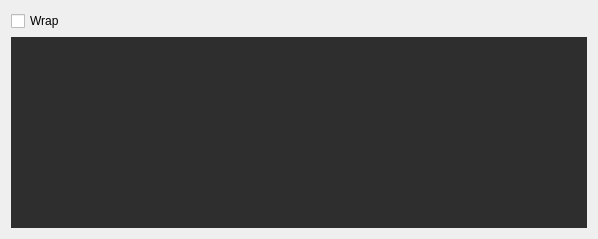
<?xml version="1.0" encoding="UTF-8"?>
<ui version="4.0">
 <class>RdvInstruction</class>
 <widget class="QDialog" name="RdvInstruction">
  <property name="geometry">
   <rect>
    <x>0</x>
    <y>0</y>
    <width>598</width>
    <height>239</height>
   </rect>
  </property>
  <property name="windowTitle">
   <string>RDV Instruction</string>
  </property>
  <property name="windowIcon">
   <iconset>
    <normaloff>icons/instruction.png</normaloff>icons/instruction.png</iconset>
  </property>
  <layout class="QGridLayout" name="gridLayout">
   <item row="0" column="0">
    <widget class="QCheckBox" name="chbx_wrap">
     <property name="text">
      <string>Wrap</string>
     </property>
    </widget>
   </item>
   <item row="1" column="0">
    <widget class="QPlainTextEdit" name="txt_input_field">
     <property name="styleSheet">
      <string notr="true">QPlainTextEdit {
    border: none;  /* Убираем рамки */
    outline: none; /* Убираем синие линии при фокусе */
    background-color: #2E2E2E; /* Темный фон */
    color: #C5C5C5; /* Цвет текста */
}

/* Стиль для вертикальной полосы прокрутки */
QScrollBar:vertical {
    border: none;
    background-color: #2E2E2E;  /* Цвет фона */
    width: 10px;                /* Ширина полосы прокрутки */
    margin: 0px 0px 0px 0px;
}

QScrollBar::handle:vertical {
    background-color: #5E5E5E;  /* Цвет ползунка */
    min-height: 10px;
    border-radius: 5px;         /* Закругление углов ползунка */
}

QScrollBar::add-line:vertical,
QScrollBar::sub-line:vertical {
    background-color: #4A4A4A;  /* Цвет кнопок вверх и вниз */
    height: 15px;
    subcontrol-origin: margin;
    subcontrol-position: top;
    border-radius: 4px;         /* Закругление углов кнопок */
}

QScrollBar::add-line:vertical:hover,
QScrollBar::sub-line:vertical:hover {
    background-color: #6E6E6E;  /* Цвет кнопок при наведении */
}

QScrollBar::add-page:vertical,
QScrollBar::sub-page:vertical {
    background-color: #2E2E2E;  /* Фон при пустом пространстве полосы прокрутки */
}

/* Стиль для горизонтальной полосы прокрутки */
QScrollBar:horizontal {
    border: none;
    background-color: #2E2E2E;  /* Цвет фона */
    height: 10px;               /* Высота горизонтальной полосы прокрутки */
    margin: 0px 0px 0px 0px;
}

QScrollBar::handle:horizontal {
    background-color: #5E5E5E;  /* Цвет ползунка */
    min-width: 10px;
    border-radius: 5px;         /* Закругление углов ползунка */
}

QScrollBar::add-line:horizontal,
QScrollBar::sub-line:horizontal {
    background-color: #4A4A4A;  /* Цвет кнопок влево и вправо */
    width: 15px;
    subcontrol-origin: margin;
    subcontrol-position: left;
    border-radius: 4px;         /* Закругление углов кнопок */
}

QScrollBar::add-line:horizontal:hover,
QScrollBar::sub-line:horizontal:hover {
    background-color: #6E6E6E;  /* Цвет кнопок при наведении */
}

QScrollBar::add-page:horizontal,
QScrollBar::sub-page:horizontal {
    background-color: #2E2E2E;  /* Фон при пустом пространстве полосы прокрутки */
}
</string>
     </property>
     <property name="plainText">
      <string/>
     </property>
     <property name="placeholderText">
      <string>Сохраняем все инструкции</string>
     </property>
    </widget>
   </item>
  </layout>
 </widget>
 <resources/>
 <connections/>
</ui>
